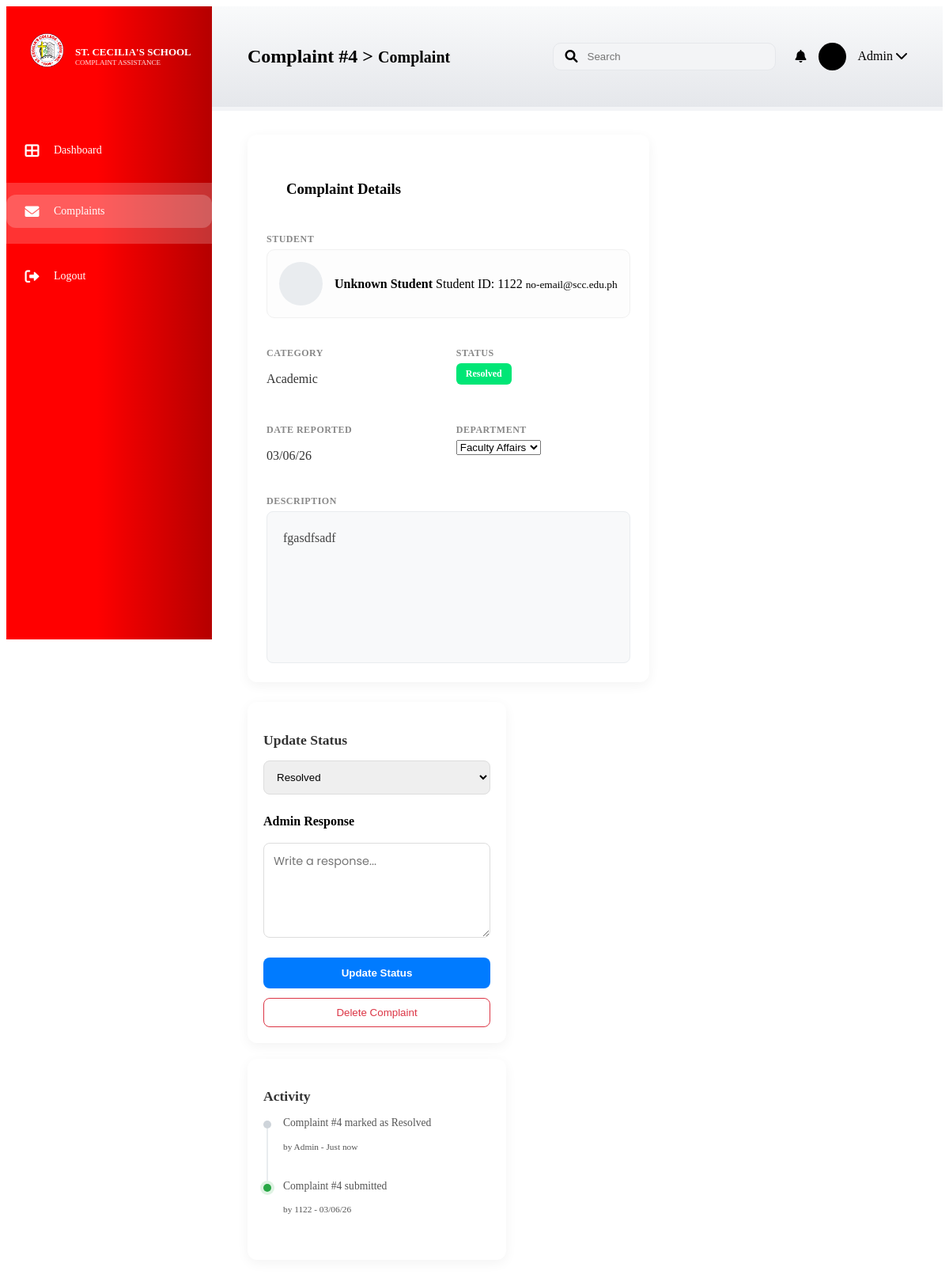
Page /admin/complaints/view/4 (signed in) on the committed database.
### app.py (models this page shows)
class Complaint(db.Model):
    id = db.Column(db.Integer, primary_key=True)
    student_name = db.Column(db.String(100), nullable=False)
    category = db.Column(db.String(50), nullable=False)
    description = db.Column(db.Text, nullable=False)
    status = db.Column(db.String(20), default='Pending')
    date_posted = db.Column(db.String(20), default=lambda: datetime.now().strftime("%m/%d/%y"))

### app.py (the view)
@app.route('/admin/complaints/view/<int:id>')
def admin_complaints_view(id):
    if session.get('user_role') != 'staff':
        return redirect(url_for('login'))
    complaint = Complaint.query.get_or_404(id)
    return render_template('admin_complaints_view.html', complaint=complaint)

### templates/admin_complaints_view.html (shortened to what this page needs)
<!DOCTYPE html>
<html lang="en">
<head>
    <link rel="stylesheet" href="{{ url_for('static', filename='style.css') }}">
    <link rel="stylesheet" href="https://cdnjs.cloudflare.com/ajax/libs/font-awesome/6.0.0/css/all.min.css">
</head>
<body class="admin-review-page">
    <div class="dashboard-wrapper">
        <aside class="sidebar">
            <div class="sidebar-header">
                <img src="{{ url_for('static', filename='images/logo.png') }}" class="logo">
                <div class="brand">
                    <h3>ST. CECILIA'S SCHOOL</h3>
                    <p>COMPLAINT ASSISTANCE</p>
                </div>
            </div>
            <nav class="nav-menu">
                <ul>
                    <li><a href="{{ url_for('admin_dashboard_route') }}"><i class="fas fa-th-large"></i> <span>Dashboard</span></a></li>
                    <li class="active"><a href="#"><i class="fas fa-envelope"></i> <span>Complaints</span></a></li>
                    <li><a href="#"><i class="fas fa-sign-out-alt"></i> <span>Logout</span></a></li>
                </ul>
            </nav>
        </aside>
        <main class="main-panel">
            <header class="top-header">
                <div class="breadcrumb">
                    <h2>Complaint #{{ complaint.id }} <span class="separator">></span> <small>Complaint</small></h2>
                </div>
                <div class="header-right">
                    <div class="search-bar"><i class="fas fa-search"></i><input type="text" placeholder="Search"></div>
                    <div class="user-meta">
                        <i class="fas fa-bell"></i>
                        <div class="avatar"></div>
                        <span>Admin <i class="fas fa-chevron-down"></i></span>
                    </div>
                </div>
            </header>
            <div class="dashboard-content-wrapper review-layout">
                <section class="complaint-details-card">
                    <div class="card-header">
                        <h3>Complaint Details</h3>
                    </div>
                    <div class="student-info-section">
                        <p class="label-text">Student</p>
                        <div class="student-profile-box">
                            <div class="profile-avatar"></div>
                            <div class="profile-details">
                                <strong>{{ student.full_name if student else 'Unknown Student' }}</strong>
                                <span>Student ID: {{ complaint.student_name }}</span>
                                <small>{{ student.email if student else 'no-email@scc.edu.ph' }}</small>
                            </div>
                        </div>
                    </div>
                    <div class="details-grid">
                        <div class="grid-item">
                            <p class="label-text">Category</p>
                            <p class="value-text">{{ complaint.category }}</p>
                        </div>
                        <div class="grid-item">
                            <p class="label-text">Status</p>
                            <span class="status-pill {{ (complaint.status or 'Pending').lower().replace(' ', '-') }}">
                                {{ complaint.status or 'Pending' }}
                            </span>
                        </div>
                        <div class="grid-item">
                            <p class="label-text">Date Reported</p>
                            <p class="value-text">{{ complaint.date_posted }}</p>
                        </div>
                        <div class="grid-item">
                            <p class="label-text">Department</p>
                            <select class="form-input-small">
                                <option>Faculty Affairs</option>
                            </select>
                        </div>
                    </div>
                    <div class="description-box">
                        <p class="label-text">Description</p>
                        <div class="description-content">
                            {{ complaint.description }}
                        </div>
                    </div>
                </section>
                <aside class="review-actions">
                    <div class="action-card">
                        <h3>Update Status</h3>
                        <form action="{{ url_for('update_complaint_status', id=complaint.id) }}" method="POST">
                            <div class="input-group">
                                <select name="new_status" class="form-input">
                                    <option value="Resolved" {% if complaint.status == 'Resolved' %}selected{% endif %}>Resolved</option>
                                </select>
                            </div>
                            <div class="input-group">
                                <label>Admin Response</label>
                                <textarea name="admin_comment" placeholder="Write a response..." class="form-input response-area"></textarea>
                            </div>
                            <div class="button-group">
                                <button type="submit" class="btn-update">Update Status</button>
                                <button type="button" class="btn-delete-text">Delete Complaint</button>
                            </div>
                        </form>
                    </div>
                    <div class="activity-card">
                        <h3>Activity</h3>
                        <ul class="activity-list">
                            <li>
                                <div class="dot"></div>
                                <p>Complaint #{{ complaint.id }} marked as {{ complaint.status }}</p>
                                <small>by Admin - Just now</small>
                            </li>
                            <li>
                                <div class="dot active"></div>
                                <p>Complaint #{{ complaint.id }} submitted</p>
                                <small>by {{ complaint.student_name }} - {{ complaint.date_posted }}</small>
                            </li>
                        </ul>
                    </div>
                </aside>
            </div>
        </main>
    </div>
</body>
</html>

### rows in the picture
Complaint: id "4", student_name "1122", category "Academic", status "Resolved", date_posted "03/06/26", description "fgasdfsadf", new_status "Resolved"

### other values in the picture
{{ student.full_name if student else 'Unknown Student' }} "Unknown Student"
{{ student.email if student else 'no-email@scc.edu.ph' }} "no-email@scc.edu.ph"
